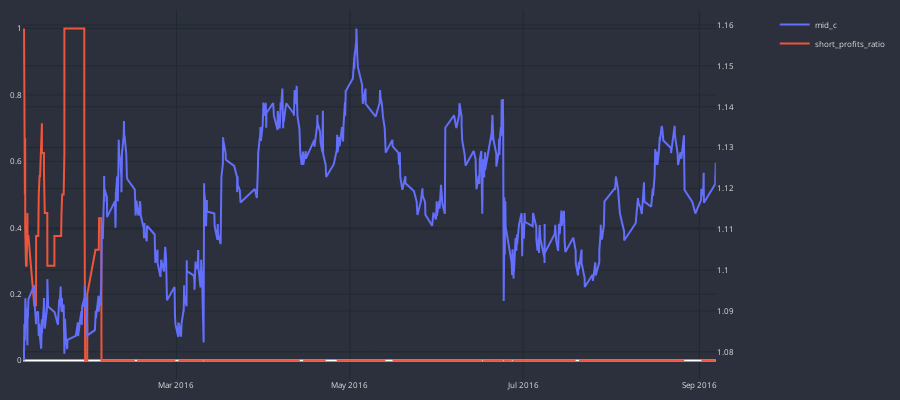

This figure's notebook cell:
### Code cell
cp = CandlePlot(d.df['d'], candles=False)
cp.add_traces(line_traces=['mid_c'], is_sec=True)
cp.add_traces(line_traces=['short_profits_ratio'])
cp.show_plot()

### Figure 1 — Plotly figure (JSON) as saved in the notebook; plotly's stock layout.template omitted (floating-point values rounded to 4 significant figures; data arrays with more than 128 entries replaced by an {"elided": "..."} marker saying what was removed)
{"data": [{"line": {"shape": "linear", "width": 2}, "name": "mid_c", "type": "scatter", "x": {"elided": "819 str values"}, "xaxis": "x", "y": {"elided": "819 float values"}, "yaxis": "y2"}, {"line": {"shape": "linear", "width": 2}, "name": "short_profits_ratio", "type": "scatter", "x": {"elided": "819 str values"}, "xaxis": "x", "y": {"elided": "819 float values"}, "yaxis": "y"}], "layout": {"font": {"color": "#e1e1e1", "size": 8}, "height": 400, "margin": {"b": 10, "l": 10, "r": 10, "t": 10}, "paper_bgcolor": "#2c303c", "plot_bgcolor": "#2c303c", "width": 900, "xaxis": {"anchor": "y", "domain": [0, 0.94], "gridcolor": "#1f292f", "nticks": 5, "rangeslider": {"visible": false}}, "yaxis": {"anchor": "x", "domain": [0, 1], "gridcolor": "#1f292f"}, "yaxis2": {"anchor": "x", "gridcolor": "#1f292f", "overlaying": "y", "side": "right"}}}
